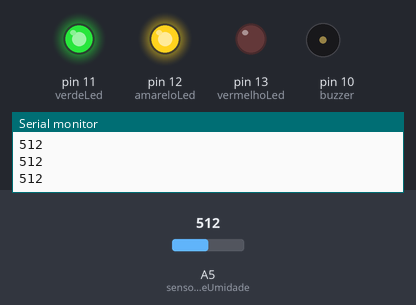
This sketch was run on a simulated Arduino Uno, built with avr-gcc and run on an emulated ATmega328P. Parts: output pins drawn as LEDs (lit = HIGH), buzzer (waves = sounding), the last lines printed to the serial monitor. The inputs (shaded band) are chosen by the test bench; at power-on: A5 (sensorDeUmidade) = 512.

Above: at 1.2 s.
1.3 s: A5 (sensorDeUmidade) set to 781
2.8 s: A5 (sensorDeUmidade) set to 817
At 3.2 s:
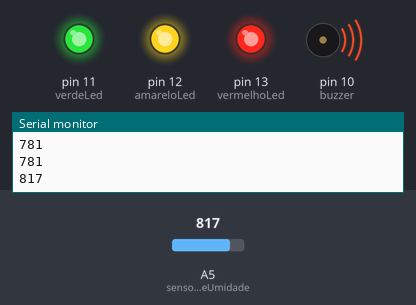
5.8 s: A5 (sensorDeUmidade) set to 390
At 6.4 s:
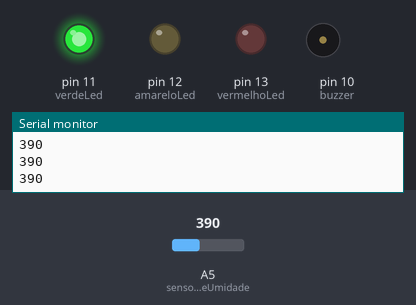
7.3 s: A5 (sensorDeUmidade) set to 406
At 8.5 s:
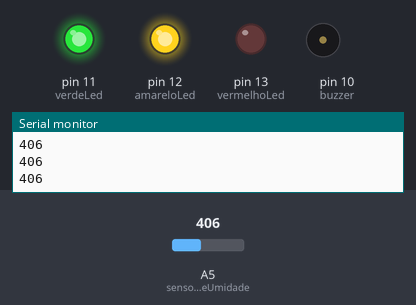
8.8 s: A5 (sensorDeUmidade) set to 306
At 9.9 s:
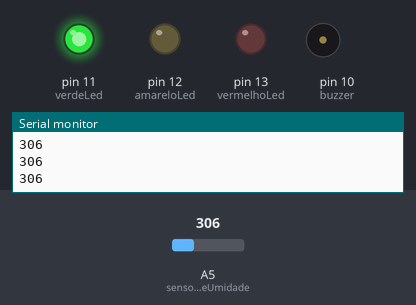
Timing chart, 0 to 11.3 s (numbered marks = the images above; inputs shaded):
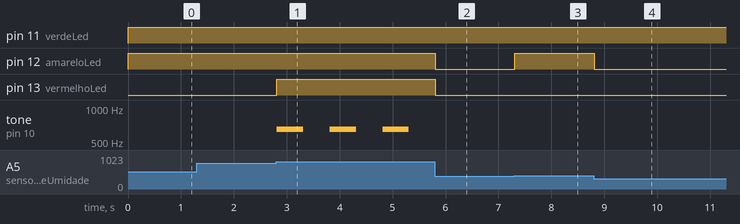

The sketch:

hortaSimplificada1.ino
```cpp
#define sensorDeUmidade A5
#define vermelhoLed 13
#define amareloLed 12
#define verdeLed 11
#define buzzer 10

int varSensorDeUmidade = 0;

void setup() {
  pinMode(vermelhoLed, OUTPUT);
  pinMode(amareloLed, OUTPUT);
  pinMode(verdeLed, OUTPUT);
  pinMode(buzzer, OUTPUT);

  Serial.begin(9600);
}

void loop() {
  varSensorDeUmidade = analogRead(sensorDeUmidade);
  Serial.println(varSensorDeUmidade);
  if(varSensorDeUmidade >= 800){
    digitalWrite(vermelhoLed, HIGH);
    digitalWrite(amareloLed, HIGH);
    digitalWrite(verdeLed, HIGH);
    tone(buzzer, 650);
    delay(500);
    noTone(buzzer);
    delay(500);
  } else if (varSensorDeUmidade >= 400) {
    digitalWrite(vermelhoLed, LOW);
    digitalWrite(amareloLed, HIGH);
    digitalWrite(verdeLed, HIGH);
  } else {
    digitalWrite(vermelhoLed, LOW);
    digitalWrite(amareloLed, LOW);
    digitalWrite(verdeLed, HIGH);
  }
}
```

Measured:
- the behaviour switches between 799 and 800 on A5 (sensorDeUmidade) (found by bisection; images 0 and 1)
- the behaviour switches between 399 and 400 on A5 (sensorDeUmidade) (found by bisection; images 2 and 3)
- after the input at 2.8 s, pin 13 (vermelhoLed): LOW → HIGH at once; tone on pin 10 (buzzer): alternates 650 Hz for 0.50 s and silent for 0.50 s, starting at once
- after the input at 5.8 s, pin 12 (amareloLed), pin 13 (vermelhoLed): HIGH → LOW at once; tone on pin 10 (buzzer): stays silent (without the input it goes to 650 Hz after 0.01 s)
- after the input at 7.3 s, pin 12 (amareloLed): LOW → HIGH at once
- after the input at 8.8 s, pin 12 (amareloLed): HIGH → LOW at once
